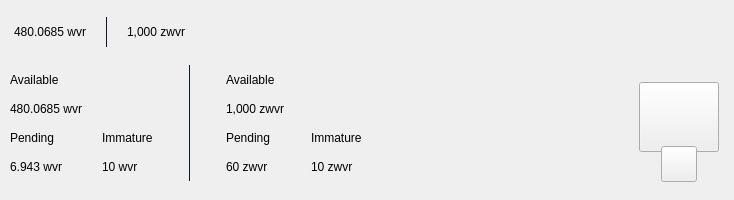
<?xml version="1.0" encoding="UTF-8"?>
<ui version="4.0">
 <class>TopBar</class>
 <widget class="QWidget" name="TopBar">
  <property name="geometry">
   <rect>
    <x>0</x>
    <y>0</y>
    <width>734</width>
    <height>200</height>
   </rect>
  </property>
  <property name="minimumSize">
   <size>
    <width>0</width>
    <height>200</height>
   </size>
  </property>
  <property name="maximumSize">
   <size>
    <width>16777215</width>
    <height>200</height>
   </size>
  </property>
  <property name="windowTitle">
   <string>Form</string>
  </property>
  <layout class="QVBoxLayout" name="verticalLayout_10" stretch="0">
   <property name="spacing">
    <number>0</number>
   </property>
   <property name="leftMargin">
    <number>0</number>
   </property>
   <property name="topMargin">
    <number>0</number>
   </property>
   <property name="rightMargin">
    <number>0</number>
   </property>
   <property name="bottomMargin">
    <number>0</number>
   </property>
   <item>
    <widget class="PFBorderImage" name="containerTop" native="true">
     <layout class="QVBoxLayout" name="verticalLayout_11">
      <property name="spacing">
       <number>0</number>
      </property>
      <property name="leftMargin">
       <number>0</number>
      </property>
      <property name="topMargin">
       <number>0</number>
      </property>
      <property name="rightMargin">
       <number>0</number>
      </property>
      <property name="bottomMargin">
       <number>0</number>
      </property>
      <item>
       <widget class="QWidget" name="top_container_2" native="true">
        <property name="minimumSize">
         <size>
          <width>0</width>
          <height>65</height>
         </size>
        </property>
        <layout class="QHBoxLayout" name="top_container">
         <property name="spacing">
          <number>0</number>
         </property>
         <property name="leftMargin">
          <number>14</number>
         </property>
         <property name="topMargin">
          <number>0</number>
         </property>
         <property name="rightMargin">
          <number>14</number>
         </property>
         <property name="bottomMargin">
          <number>0</number>
         </property>
         <item alignment="Qt::AlignVCenter">
          <widget class="QWidget" name="widgetTopAmount" native="true">
           <property name="sizePolicy">
            <sizepolicy hsizetype="Preferred" vsizetype="Maximum">
             <horstretch>0</horstretch>
             <verstretch>0</verstretch>
            </sizepolicy>
           </property>
           <layout class="QHBoxLayout" name="horizontalLayout_5">
            <property name="spacing">
             <number>0</number>
            </property>
            <property name="leftMargin">
             <number>0</number>
            </property>
            <property name="topMargin">
             <number>0</number>
            </property>
            <property name="rightMargin">
             <number>0</number>
            </property>
            <property name="bottomMargin">
             <number>0</number>
            </property>
            <item alignment="Qt::AlignTop">
             <widget class="QLabel" name="labelAmountTopwvr">
              <property name="minimumSize">
               <size>
                <width>0</width>
                <height>36</height>
               </size>
              </property>
              <property name="styleSheet">
               <string notr="true">padding:0px;margin:0px;</string>
              </property>
              <property name="text">
               <string>480.0685 wvr</string>
              </property>
             </widget>
            </item>
            <item>
             <spacer name="horizontalSpacer_11">
              <property name="orientation">
               <enum>Qt::Horizontal</enum>
              </property>
              <property name="sizeType">
               <enum>QSizePolicy::Fixed</enum>
              </property>
              <property name="sizeHint" stdset="0">
               <size>
                <width>20</width>
                <height>20</height>
               </size>
              </property>
             </spacer>
            </item>
            <item alignment="Qt::AlignVCenter">
             <widget class="QLabel" name="label_16">
              <property name="minimumSize">
               <size>
                <width>1</width>
                <height>30</height>
               </size>
              </property>
              <property name="maximumSize">
               <size>
                <width>1</width>
                <height>30</height>
               </size>
              </property>
              <property name="styleSheet">
               <string notr="true">background-color:#0e192b;
padding:0px;
border:none;</string>
              </property>
              <property name="text">
               <string/>
              </property>
             </widget>
            </item>
            <item>
             <spacer name="horizontalSpacer_12">
              <property name="orientation">
               <enum>Qt::Horizontal</enum>
              </property>
              <property name="sizeType">
               <enum>QSizePolicy::Fixed</enum>
              </property>
              <property name="sizeHint" stdset="0">
               <size>
                <width>20</width>
                <height>20</height>
               </size>
              </property>
             </spacer>
            </item>
            <item alignment="Qt::AlignTop">
             <widget class="QLabel" name="labelAmountTopzwvr">
              <property name="minimumSize">
               <size>
                <width>0</width>
                <height>36</height>
               </size>
              </property>
              <property name="text">
               <string>1,000 zwvr</string>
              </property>
             </widget>
            </item>
           </layout>
          </widget>
         </item>
         <item>
          <spacer name="horizontalSpacer">
           <property name="orientation">
            <enum>Qt::Horizontal</enum>
           </property>
           <property name="sizeHint" stdset="0">
            <size>
             <width>40</width>
             <height>20</height>
            </size>
           </property>
          </spacer>
         </item>
         <item>
          <layout class="QHBoxLayout" name="horizontalLayout_4">
           <property name="spacing">
            <number>12</number>
           </property>
           <property name="rightMargin">
            <number>0</number>
           </property>
           <item alignment="Qt::AlignRight">
            <widget class="QWidget" name="layoutSync" native="true">
             <property name="minimumSize">
              <size>
               <width>0</width>
               <height>36</height>
              </size>
             </property>
             <property name="maximumSize">
              <size>
               <width>16777215</width>
               <height>36</height>
              </size>
             </property>
             <layout class="QVBoxLayout" name="verticalLayout_9">
              <property name="leftMargin">
               <number>0</number>
              </property>
              <property name="topMargin">
               <number>0</number>
              </property>
              <property name="rightMargin">
               <number>0</number>
              </property>
              <property name="bottomMargin">
               <number>0</number>
              </property>
              <item>
               <widget class="ExpandableButton" name="pushButtonSync" native="true">
                <property name="minimumSize">
                 <size>
                  <width>36</width>
                  <height>36</height>
                 </size>
                </property>
                <property name="maximumSize">
                 <size>
                  <width>16777215</width>
                  <height>36</height>
                 </size>
                </property>
               </widget>
              </item>
             </layout>
            </widget>
           </item>
           <item>
            <widget class="ExpandableButton" name="pushButtonMint" native="true">
             <property name="minimumSize">
              <size>
               <width>36</width>
               <height>36</height>
              </size>
             </property>
            </widget>
           </item>
           <item>
            <widget class="ExpandableButton" name="pushButtonStack" native="true">
             <property name="minimumSize">
              <size>
               <width>36</width>
               <height>36</height>
              </size>
             </property>
            </widget>
           </item>
           <item>
            <widget class="ExpandableButton" name="pushButtonColdStaking" native="true">
             <property name="minimumSize">
              <size>
               <width>36</width>
               <height>36</height>
              </size>
             </property>
            </widget>
           </item>
           <item>
            <widget class="ExpandableButton" name="pushButtonConnection" native="true">
             <property name="minimumSize">
              <size>
               <width>36</width>
               <height>36</height>
              </size>
             </property>
            </widget>
           </item>
           <item>
            <widget class="ExpandableButton" name="pushButtonLock" native="true">
             <property name="sizePolicy">
              <sizepolicy hsizetype="Expanding" vsizetype="Expanding">
               <horstretch>0</horstretch>
               <verstretch>0</verstretch>
              </sizepolicy>
             </property>
             <property name="minimumSize">
              <size>
               <width>36</width>
               <height>0</height>
              </size>
             </property>
            </widget>
           </item>
           <item>
            <widget class="ExpandableButton" name="pushButtonTheme" native="true">
             <property name="minimumSize">
              <size>
               <width>36</width>
               <height>36</height>
              </size>
             </property>
             <property name="maximumSize">
              <size>
               <width>16777215</width>
               <height>36</height>
              </size>
             </property>
            </widget>
           </item>
           <item>
            <widget class="ExpandableButton" name="pushButtonFAQ" native="true">
             <property name="minimumSize">
              <size>
               <width>36</width>
               <height>36</height>
              </size>
             </property>
            </widget>
           </item>
          </layout>
         </item>
        </layout>
       </widget>
      </item>
      <item>
       <widget class="QWidget" name="bottom_container" native="true">
        <property name="minimumSize">
         <size>
          <width>0</width>
          <height>135</height>
         </size>
        </property>
        <layout class="QHBoxLayout" name="botton_container">
         <property name="leftMargin">
          <number>10</number>
         </property>
         <property name="topMargin">
          <number>0</number>
         </property>
         <property name="rightMargin">
          <number>10</number>
         </property>
         <property name="bottomMargin">
          <number>10</number>
         </property>
         <item>
          <layout class="QHBoxLayout" name="horizontalLayout_3">
           <property name="bottomMargin">
            <number>9</number>
           </property>
           <item>
            <layout class="QVBoxLayout" name="verticalLayout_7">
             <property name="spacing">
              <number>0</number>
             </property>
             <property name="leftMargin">
              <number>0</number>
             </property>
             <property name="rightMargin">
              <number>30</number>
             </property>
             <item>
              <layout class="QVBoxLayout" name="verticalLayout_2">
               <item>
                <widget class="QLabel" name="labelTitle1">
                 <property name="text">
                  <string>Available</string>
                 </property>
                </widget>
               </item>
               <item>
                <widget class="QLabel" name="labelAmountwvr">
                 <property name="text">
                  <string>480.0685 wvr</string>
                 </property>
                </widget>
               </item>
              </layout>
             </item>
             <item>
              <layout class="QHBoxLayout" name="horizontalLayout_2">
               <property name="spacing">
                <number>0</number>
               </property>
               <item>
                <layout class="QVBoxLayout" name="verticalLayout_3">
                 <item>
                  <widget class="QLabel" name="labelTitle3">
                   <property name="text">
                    <string>Pending</string>
                   </property>
                  </widget>
                 </item>
                 <item>
                  <widget class="QLabel" name="labelPendingwvr">
                   <property name="text">
                    <string>6.943 wvr</string>
                   </property>
                  </widget>
                 </item>
                </layout>
               </item>
               <item>
                <spacer name="horizontalSpacer_3">
                 <property name="orientation">
                  <enum>Qt::Horizontal</enum>
                 </property>
                 <property name="sizeType">
                  <enum>QSizePolicy::Fixed</enum>
                 </property>
                 <property name="sizeHint" stdset="0">
                  <size>
                   <width>40</width>
                   <height>20</height>
                  </size>
                 </property>
                </spacer>
               </item>
               <item>
                <layout class="QVBoxLayout" name="verticalLayout_4">
                 <item>
                  <widget class="QLabel" name="labelTitle4">
                   <property name="text">
                    <string>Immature</string>
                   </property>
                  </widget>
                 </item>
                 <item>
                  <widget class="QLabel" name="labelImmaturewvr">
                   <property name="text">
                    <string>10 wvr</string>
                   </property>
                  </widget>
                 </item>
                </layout>
               </item>
              </layout>
             </item>
            </layout>
           </item>
           <item>
            <widget class="QLabel" name="label_9">
             <property name="minimumSize">
              <size>
               <width>1</width>
               <height>100</height>
              </size>
             </property>
             <property name="maximumSize">
              <size>
               <width>1</width>
               <height>16777215</height>
              </size>
             </property>
             <property name="styleSheet">
              <string notr="true">background-color:#0e192b;
padding:0px;
border:none;</string>
             </property>
             <property name="text">
              <string/>
             </property>
            </widget>
           </item>
           <item>
            <layout class="QVBoxLayout" name="verticalLayout_8">
             <property name="spacing">
              <number>0</number>
             </property>
             <property name="leftMargin">
              <number>30</number>
             </property>
             <item>
              <layout class="QVBoxLayout" name="verticalLayout">
               <item>
                <widget class="QLabel" name="labelTitle2">
                 <property name="text">
                  <string>Available</string>
                 </property>
                </widget>
               </item>
               <item>
                <widget class="QLabel" name="labelAmountzwvr">
                 <property name="text">
                  <string>1,000 zwvr</string>
                 </property>
                </widget>
               </item>
              </layout>
             </item>
             <item>
              <layout class="QHBoxLayout" name="horizontalLayout">
               <property name="spacing">
                <number>0</number>
               </property>
               <item>
                <layout class="QVBoxLayout" name="verticalLayout_5">
                 <item>
                  <widget class="QLabel" name="labelTitle5">
                   <property name="text">
                    <string>Pending</string>
                   </property>
                  </widget>
                 </item>
                 <item>
                  <widget class="QLabel" name="labelPendingzwvr">
                   <property name="text">
                    <string>60 zwvr</string>
                   </property>
                  </widget>
                 </item>
                </layout>
               </item>
               <item>
                <spacer name="horizontalSpacer_4">
                 <property name="orientation">
                  <enum>Qt::Horizontal</enum>
                 </property>
                 <property name="sizeType">
                  <enum>QSizePolicy::Fixed</enum>
                 </property>
                 <property name="sizeHint" stdset="0">
                  <size>
                   <width>40</width>
                   <height>20</height>
                  </size>
                 </property>
                </spacer>
               </item>
               <item>
                <layout class="QVBoxLayout" name="verticalLayout_6">
                 <item>
                  <widget class="QLabel" name="labelTitle6">
                   <property name="text">
                    <string>Immature</string>
                   </property>
                  </widget>
                 </item>
                 <item>
                  <widget class="QLabel" name="labelImmaturezwvr">
                   <property name="text">
                    <string>10 zwvr</string>
                   </property>
                  </widget>
                 </item>
                </layout>
               </item>
              </layout>
             </item>
            </layout>
           </item>
          </layout>
         </item>
         <item>
          <spacer name="horizontalSpacer_2">
           <property name="orientation">
            <enum>Qt::Horizontal</enum>
           </property>
           <property name="sizeHint" stdset="0">
            <size>
             <width>40</width>
             <height>20</height>
            </size>
           </property>
          </spacer>
         </item>
         <item alignment="Qt::AlignHCenter|Qt::AlignVCenter">
          <widget class="QWidget" name="qrContainer" native="true">
           <property name="sizePolicy">
            <sizepolicy hsizetype="Preferred" vsizetype="Minimum">
             <horstretch>0</horstretch>
             <verstretch>0</verstretch>
            </sizepolicy>
           </property>
           <property name="minimumSize">
            <size>
             <width>90</width>
             <height>110</height>
            </size>
           </property>
           <property name="maximumSize">
            <size>
             <width>90</width>
             <height>110</height>
            </size>
           </property>
           <layout class="QVBoxLayout" name="containerQR">
            <property name="spacing">
             <number>0</number>
            </property>
            <property name="leftMargin">
             <number>5</number>
            </property>
            <property name="topMargin">
             <number>10</number>
            </property>
            <property name="rightMargin">
             <number>5</number>
            </property>
            <property name="bottomMargin">
             <number>0</number>
            </property>
            <item>
             <widget class="QPushButton" name="btnQr">
              <property name="minimumSize">
               <size>
                <width>70</width>
                <height>70</height>
               </size>
              </property>
              <property name="maximumSize">
               <size>
                <width>16777215</width>
                <height>70</height>
               </size>
              </property>
              <property name="focusPolicy">
               <enum>Qt::NoFocus</enum>
              </property>
              <property name="text">
               <string/>
              </property>
              <property name="iconSize">
               <size>
                <width>70</width>
                <height>70</height>
               </size>
              </property>
             </widget>
            </item>
            <item>
             <spacer name="verticalSpacer">
              <property name="orientation">
               <enum>Qt::Vertical</enum>
              </property>
              <property name="sizeType">
               <enum>QSizePolicy::Fixed</enum>
              </property>
              <property name="sizeHint" stdset="0">
               <size>
                <width>20</width>
                <height>20</height>
               </size>
              </property>
             </spacer>
            </item>
            <item alignment="Qt::AlignHCenter|Qt::AlignBottom">
             <widget class="QPushButton" name="pushButtonQR">
              <property name="minimumSize">
               <size>
                <width>36</width>
                <height>36</height>
               </size>
              </property>
              <property name="maximumSize">
               <size>
                <width>36</width>
                <height>36</height>
               </size>
              </property>
              <property name="focusPolicy">
               <enum>Qt::NoFocus</enum>
              </property>
              <property name="text">
               <string/>
              </property>
             </widget>
            </item>
           </layout>
          </widget>
         </item>
        </layout>
       </widget>
      </item>
     </layout>
    </widget>
   </item>
  </layout>
 </widget>
 <customwidgets>
  <customwidget>
   <class>ExpandableButton</class>
   <extends>QWidget</extends>
   <header>qt/wvr/expandablebutton.h</header>
   <container>1</container>
  </customwidget>
  <customwidget>
   <class>PFBorderImage</class>
   <extends>QFrame</extends>
   <header>qt/wvr/pfborderimage.h</header>
   <container>1</container>
  </customwidget>
 </customwidgets>
 <resources/>
 <connections/>
</ui>
